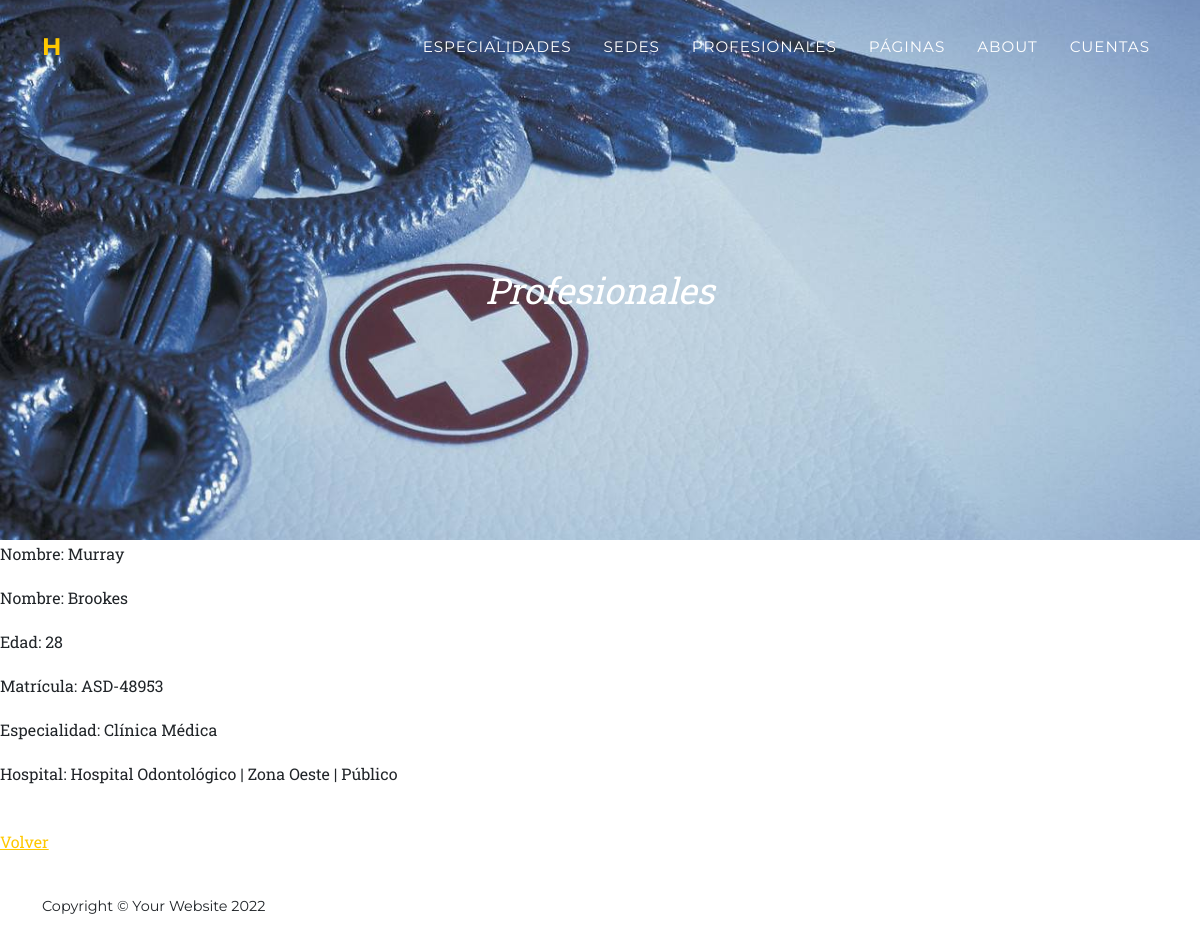
Screenshot of /profesional/0fe3aeea-2943-4f8c-bea5-4e980b1f2d5b with the database file from the repository.
### appHospital/models.py (models this page shows, shortened)
class Profesional(models.Model):
    id = models.CharField(max_length=40, default=uuid.uuid4(), primary_key=True)
    nombre = models.CharField(max_length=20)
    apellido = models.CharField(max_length=20)
    matrícula = models.CharField(max_length=15)
    edad = models.IntegerField()
    email = models.EmailField()
    especialidad = models.ForeignKey(Especialidad, on_delete=models.CASCADE)
    hospital = models.ForeignKey(Hospital, on_delete=models.CASCADE)

class Especialidad(models.Model):
    id = models.CharField(max_length=40, default=uuid.uuid4(), primary_key=True)
    nombre = models.CharField(max_length=20)
    descripcion = models.TextField(blank=True)
    def __str__(self) -> str:
        return self.nombre

class Hospital(models.Model):
    id = models.CharField(max_length=40, default=uuid.uuid4(), primary_key=True)
    nombre = models.CharField(max_length=50)
    zona = models.CharField(max_length=30)
    public = models.BooleanField(default=False)
    def __str__(self) -> str:
        if self.public == True:
            return self.nombre+" | "+self.zona+" | Público"
        else:
            return self.nombre+" | "+self.zona+" | Privado"

### appHospital/views.py (the view)
# urls.py: path('profesional/<pk>', ProfesionalDetalle.as_view(), name='profesional_detalle'),
class ProfesionalDetalle(DetailView):
    model = Profesional
    success_url = reverse_lazy('Profesional')
    fields = ['nombre', 'apellido', 'edad', 'matrícula', 'especialidad', 'hospital']

### appHospital/Templates/appHospital/profesional_detail.html
{% extends 'appHospital/padre.html' %}
{% load static %}
{% block topPage %}
<a class="navbar-brand" href=" {% url 'index' %}">H</a>
{% endblock %}
{% block title %}
<div class="masthead-subheading">Profesionales</div>
{% endblock %}
{% block changingContent %}
<p>Nombre: {{profesional.nombre}}</p>
<p>Nombre: {{profesional.apellido}}</p>
<p>Edad: {{profesional.edad}}</p>
<p>Matrícula: {{profesional.matrícula}}</p>
<p>Especialidad: {{profesional.especialidad}}</p>
<p>Hospital: {{profesional.hospital}}</p>
<br>
<p>
    <a href="{% url 'Profesional' %}">Volver</a>
</p>
{% endblock %}

### rows the page displays
Profesional: nombre "Murray", apellido "Brookes", edad "28", matrícula "ASD-48953", especialidad "Clínica Médica", hospital "Hospital Odontológico | Zona Oeste | Público"
